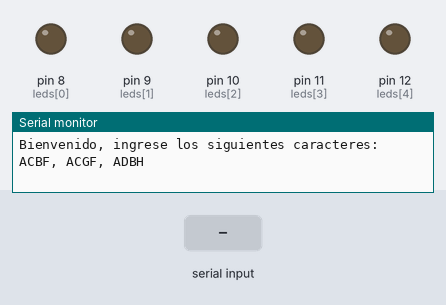
Simulated run of this sketch. Board: Arduino Uno, built with avr-gcc and run on an emulated ATmega328P. Parts: output pins drawn as LEDs (lit = HIGH), the last lines printed to the serial monitor. Dashed ring = blinking. The test bench sets the inputs (shaded band).

Above: at 1.2 s.
1.3 s: "ACBF" received over Serial
At 2.35 s:
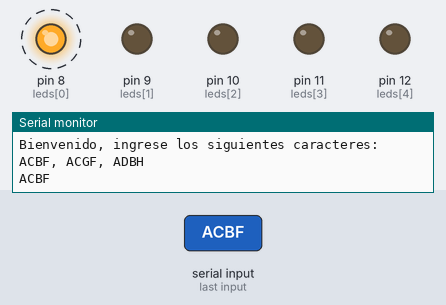
4.3 s: "ACGF" received over Serial
At 5.45 s:
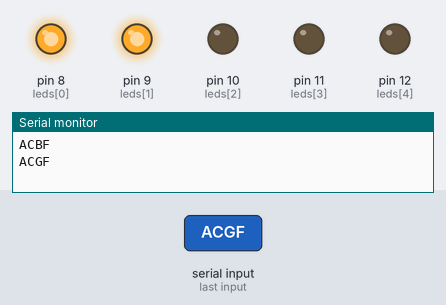
7.3 s: "ADBH" received over Serial
At 8.55 s:
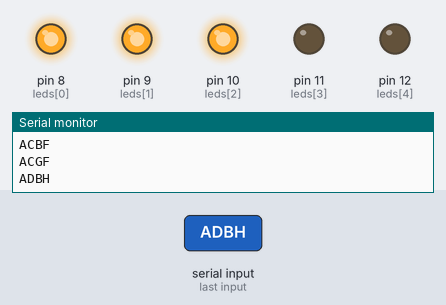
Timing chart, 0 to 10.7 s (numbered marks = the images above; inputs shaded):
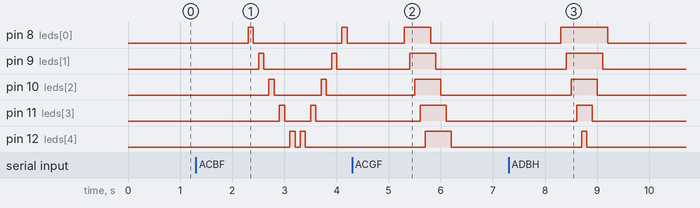

The sketch:

UbidiaJonathan_JuegoLedsComSerial.ino
```cpp
/*UNIVERSIDAD TÉCNICA DEL NORTE
   SISTEMAS MICROPROCESADOS
   JONATHAN UBIDIA
   EJERCICIO DE REPASO
   Realizar un programa que active 4 juegos de luces con 5 leds al ingresar datos por comunicación serial
   de la siguiente forma: ACBF-> Activa juego 1 ACGF -> Activa juego 2 ADBF -> Activa juego 3 ADBH -> Activa juego 4
*/

String dato;
int leds[] = {8, 9, 10, 11, 12};
int i = 0;

void setup() {
  Serial.begin(9600);
  for (int i = 0; i < 5; i++) {
    pinMode(leds[i], OUTPUT);
  }
  Serial.println("Bienvenido, ingrese los siguientes caracteres: ACBF, ACGF, ADBH");
}
void loop() {

  if (Serial.available() > 0) {
    dato = Serial.readString();
    Serial.println(dato);

    //Ejercicio 3: En este ejercicio los leds se encenderán desde el primero hasta el último y de regreso
    if (dato == "ACBF") {
      for (; i < 5; i++) {
        digitalWrite(leds[i], HIGH);
        delay(100);
        digitalWrite(leds[i], LOW);
        delay(100);
      }
      for (int i = 5 - 1; i >= 0; i--) {
        digitalWrite(leds[i], HIGH);
        delay(100);
        digitalWrite(leds[i], LOW);
        delay(100);
      }
      i = 0;
    }
    else {
      //Ejercicio 4: En este ejercicio los leds se encenderán y permaneceran asi hasta que se enciendan todos y empezaran a apagarse uno por uno.
      if (dato == "ACGF") {
        for (; i < 5; i++) {
          digitalWrite(leds[i], HIGH);
          delay(100);
        }
        i = 0;
        for (; i < 5; i++) {
          digitalWrite(leds[i], LOW);
          delay(100);
        }
        i = 0;
      }
      else {
        //Ejercicio 5: Este ejercicio combina los dos primeros ejercicios en uno solo
        if (dato == "ADBH") {

          for (; i < 5; i++) {
            digitalWrite(leds[i], HIGH);
            delay(100);
          }
          for (int i = 5 - 1; i >= 0; i--) {
            digitalWrite(leds[i], LOW);
            delay(100);
          }
          i = 0;
        }
        else {
          if (dato == "ADBF") {

            for (; i < 5; i++) {
              digitalWrite(leds[i], HIGH);
              delay(100);
              digitalWrite(leds[i], LOW);
              delay(100);
            }
            for (int i = 5 - 1; i >= 0; i--) {
              digitalWrite(leds[i], HIGH);
              delay(100);
              digitalWrite(leds[i], LOW);
              delay(100);
            }
            i = 0;
          }
        }
      }
    }
  }
}
```

Measured:
- after the input at 1.3 s, pin 8 (leds[0]): alternates HIGH for 0.10 s and LOW for 1.7 s, starting after 1.0 s; pin 9 (leds[1]): alternates HIGH for 0.10 s and LOW for 1.3 s, starting after 1.2 s
- after the input at 4.3 s, pin 8 (leds[0]): LOW → HIGH after 1.0 s, → LOW 0.50 s later; pin 9 (leds[1]): LOW → HIGH after 1.1 s, → LOW 0.50 s later; pin 10 (leds[2]): LOW → HIGH after 1.2 s, → LOW 0.50 s later; pin 11 (leds[3]): LOW → HIGH after 1.3 s, → LOW 0.50 s later; pin 12 (leds[4]): LOW → HIGH after 1.4 s, → LOW 0.50 s later
- after the input at 7.3 s, pin 8 (leds[0]): LOW → HIGH after 1.0 s, → LOW 0.90 s later; pin 9 (leds[1]): LOW → HIGH after 1.1 s, → LOW 0.70 s later; pin 10 (leds[2]): LOW → HIGH after 1.2 s, → LOW 0.50 s later; pin 11 (leds[3]): LOW → HIGH after 1.3 s, → LOW 0.30 s later; pin 12 (leds[4]): LOW → HIGH after 1.4 s, → LOW 0.10 s later
